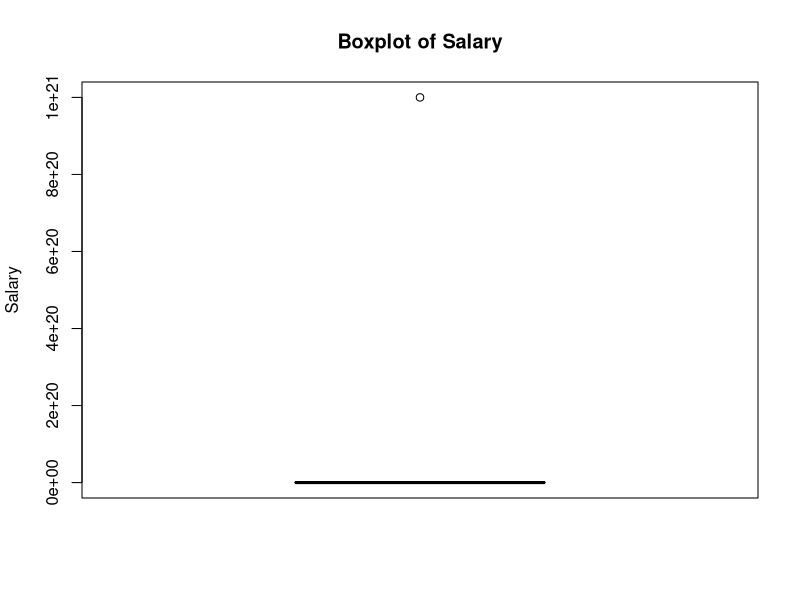
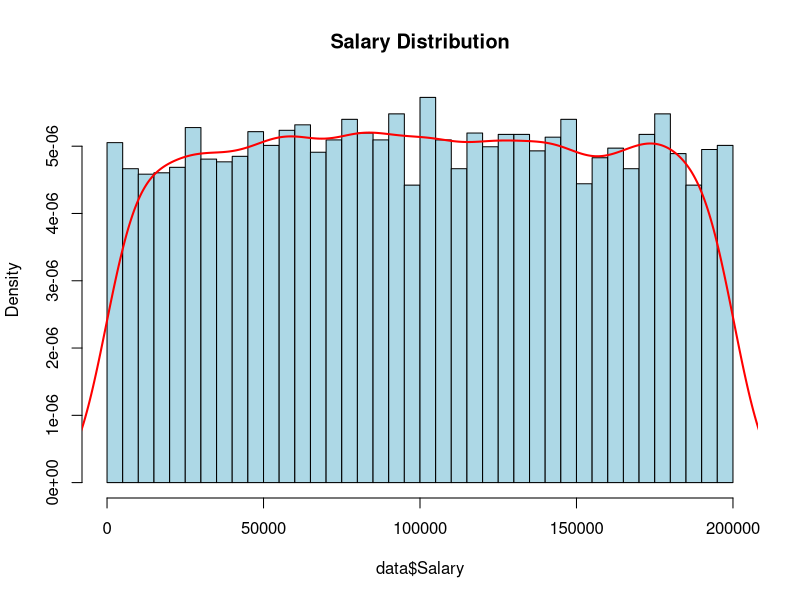
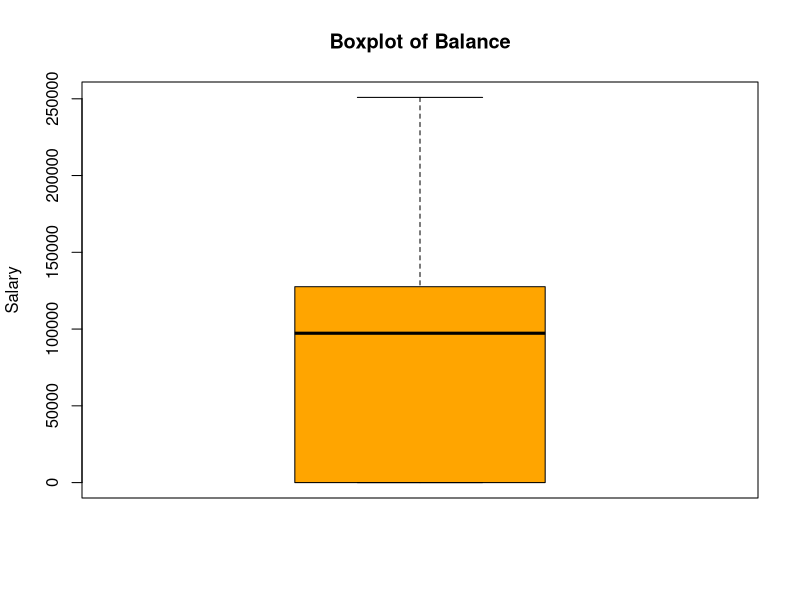
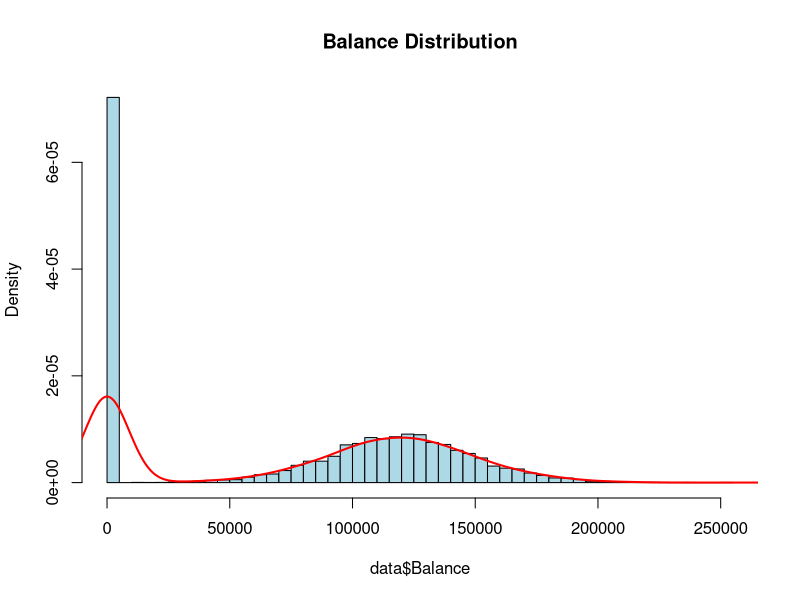
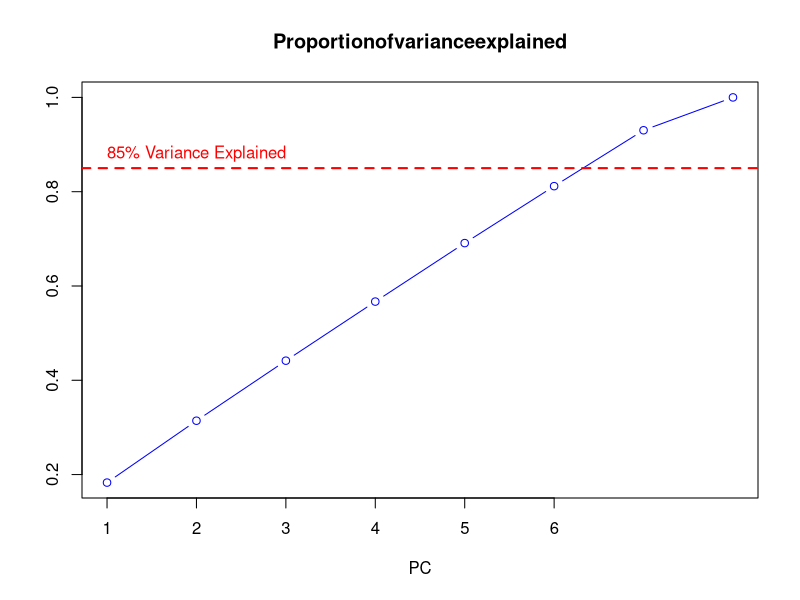

Reproduce these figures in R, in order.
## ---- chunk 1
knitr::opts_chunk$set(echo = TRUE)
## ---- chunk 2

data1  <- read.csv("Branch1.csv")
data2  <- read.csv("Branch2.csv")
data3  <- read.csv("Branch3.csv")

## ---- chunk 3
#添加特征列Source，表示合并后的数据集来自不同的数据集
# 为 data1 添加特征列，值为 1
data1$Source <- 1

# 为 data2 添加特征列，值为 2
data2$Source <- 2

# 为 data3 添加特征列，值为 3
data3$Source <- 3
## ---- chunk 4
# 合并三个数据框
data <- rbind(data1, data2, data3)

## ---- chunk 5

## ---- chunk 6
str(data)
## ---- chunk 7
#查看总体数据
summary(data)
## ---- chunk 8
#性别列转化为数值型： 男性为1，女性为0
data$Gender <- ifelse(data$Gender == "Male", 1, 0)

## ---- chunk 9
str(data)
## ---- chunk 10
missing_rows <- sum(!complete.cases(data))  # 统计至少有一个 NA 的行数
total_rows <- nrow(data)  # 数据集总行数
missing_percentage <- (missing_rows / total_rows) * 100  # 计算缺失率
print(paste("至少有一个缺失值的行数:", missing_rows))
print(paste("缺失值行的比例:", round(missing_percentage, 2), "%"))

if (missing_percentage < 5) {
  data <- na.omit(data)  # 删除所有包含 NA 的行
  print("已删除包含 NA 的行。")
} else {
  print("缺失值超过 5%，建议填充。")
}

## ---- chunk 11
sum(duplicated(data))  # 统计重复行的数量
## ---- chunk 12
duplicate_rows <- data[duplicated(data), ]
print(duplicate_rows)  # 显示重复值

## ---- chunk 13
#删除完全相同的重复行（只保留第一条）
data <- data[!duplicated(data), ]
## ---- chunk 14
sum(duplicated(data))  # 统计重复行的数量
## ---- chunk 15
#检查是否为整数
columns_to_check <- c("Customer_ID", "Age", "Score", "Tenure", "Products_in_Use")

non_integer_count <- sum(sapply(data[columns_to_check], function(col) sum(col != floor(col), na.rm = TRUE)))

print(paste("非整数值的总数量:", non_integer_count))

## ---- chunk 16


#Salary列表示客户的预计年薪
#最小值为11.58，我认为这是异常值，但是经过IQR方法显示不是异常值，需要讨论

#Balance列为客户的余额
#最小值为27288，最大值为214347，但是经过IQR方法显示是异常值，需要讨论

## ---- chunk 17
#统计score列大于850的数量
count_above_850 <- sum(data$Score > 850)

# 打印结果
print(count_above_850)
## ---- chunk 18
# 删除 Score 列值大于 850 的所有行
data <- data[data$Score <= 850, ]
## ---- chunk 19
df_sorted <- data[order(data$Salary, na.last = NA), ]  # 按 Salary 升序排序
print(df_sorted)  # 查看结果
## ---- chunk 20
boxplot(data$Salary, main = "Boxplot of Salary", ylab = "Salary", col = "orange")

## ---- chunk 21
# 计算 Salary 的 IQR
Q1_salary <- quantile(data$Salary, 0.25, na.rm = TRUE)  # 第 1 四分位数
Q3_salary <- quantile(data$Salary, 0.75, na.rm = TRUE)  # 第 3 四分位数
IQR_salary <- Q3_salary - Q1_salary  # 计算 IQR

# 计算 Salary 的异常值范围
lower_bound_salary <- Q1_salary - 1.5 * IQR_salary
upper_bound_salary <- Q3_salary + 1.5 * IQR_salary

print(lower_bound_salary)

# 找出 Salary 的异常值
outliers_salary <- data$Salary[data$Salary < lower_bound_salary | data$Salary > upper_bound_salary]
print("Salary 异常值：")
print(outliers_salary)

# 筛选出不在异常值范围内的数据
data <- data[data$Salary >= lower_bound_salary & data$Salary <= upper_bound_salary, ]

# 查看删除异常值后的数据集
print("删除异常值后的数据集：")
print(head(data))

## ---- chunk 22
hist(data$Salary, probability = TRUE, breaks = 50, main = "Salary Distribution", col = "lightblue")
lines(density(data$Salary, na.rm = TRUE), col = "red", lwd = 2)

## ---- chunk 23
boxplot(data$Balance, main = "Boxplot of Balance", ylab = "Salary", col = "orange")


## ---- chunk 24
# 计算 Balance 的 IQR
Q1_balance <- quantile(data$Balance, 0.25, na.rm = TRUE)  # 第 1 四分位数
Q3_balance <- quantile(data$Balance, 0.75, na.rm = TRUE)  # 第 3 四分位数
IQR_balance <- Q3_balance - Q1_balance  # 计算 IQR

# 计算 Balance 的异常值范围
lower_bound_balance <- Q1_balance - 1.5 * IQR_balance
upper_bound_balance <- Q3_balance + 1.5 * IQR_balance

# 找出 Balance 的异常值
outliers_balance <- data$Balance[data$Balance < lower_bound_balance | data$Balance > upper_bound_balance]
print("Balance 异常值：")
print(outliers_balance)
## ---- chunk 25
hist(data$Balance, probability = TRUE, breaks = 50, main = "Balance Distribution", col = "lightblue")
lines(density(data$Balance, na.rm = TRUE), col = "red", lwd = 2)
## ---- chunk 26
# 假设你的数据集名为 data
count_table <- table(data$Left)
print(count_table)
## ---- chunk 27
# 筛选出 Balance 列为 0 的数据
data_balance_0 <- data[data$Balance == 0, ]
prop=nrow(data_balance_0)/nrow(data)
cat("余额为0的账户的占比：", prop, "\n")
# 统计 Left 列中 1 的数量
count_1 <- sum(data_balance_0$Left == 1)

# 统计 Left 列中 0 的数量
count_0 <- sum(data_balance_0$Left == 0)
# 计算 Left 列中 1 的占比
prop_1 <- count_1 / (count_1 + count_0)


# 计算 Left 列中 0 的占比
prop_0 <- count_0 / (count_1 + count_0)
# 输出占比结果
print(count_1)
print(count_0)
cat("Left 列中 1 的占比：", prop_1, "\n")
cat("Left 列中 0 的占比：", prop_0, "\n")
## ---- chunk 28
#查看总体数据
summary(data)
## ---- chunk 29
# 定义一个函数，用于生成不重复的文件名
generate_unique_filename <- function(base_name, path) {
  counter <- 0
  filename <- paste0(path, base_name)  # 拼接路径和基础文件名
  while (file.exists(filename)) {
    counter <- counter + 1
    # 拼接路径和带编号的文件名
    filename <- paste0(path, tools::file_path_sans_ext(base_name), "(", counter, ").", tools::file_ext(base_name))
  }
  return(filename)
}

# 基础文件名
base_name <- "output.csv"

# 指定保存路径（Windows系统中使用正斜杠或双反斜杠）
output_path <- "output/"  # 或者 "C:/output/" 如果需要指定绝对路径

# 检查路径是否存在，如果不存在则创建
if (!dir.exists(output_path)) {
  dir.create(output_path, recursive = TRUE)
}

# 生成不重复的文件名（传入路径和基础文件名）
unique_filename <- generate_unique_filename(base_name, output_path)


# 保存数据到CSV文件
write.csv(data, file = unique_filename, row.names = FALSE, quote = FALSE)

# 输出最终保存的文件名
cat("文件已保存为：", unique_filename, "\n")
## ---- chunk 30
str(data)
## ---- chunk 31
pca <- prcomp(data[,-c(1,9)], scale. = TRUE)
pca
## ---- chunk 32
pca$sdev^2/sum(pca$sdev^2)

## ---- chunk 33
cumsum(pca$sdev^2)/sum(pca$sdev^2)

## ---- chunk 34
 pve1=cumsum(pca$sdev^2)/sum(pca$sdev^2)
 plot(pve1,t="b",col="blue",xlab="PC", xaxp=c(1,6,5),
 main="Proportionofvarianceexplained",ylab="")
 abline(h = 0.85, col = "red", lty = 2, lwd = 2)
 text(2, 0.88, "85% Variance Explained", col = "red")
## ---- chunk 35

## ---- chunk 36
# 假设你的数据集名为 data
count_table <- table(data$Left)
print(count_table)
